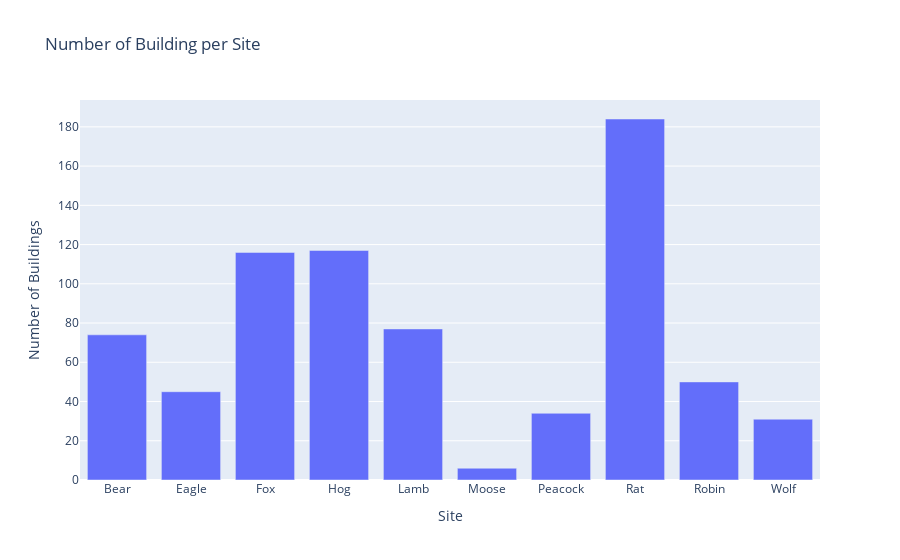

The cell this chart's notebook holds for it:
### Markdown cell above
### Investigate data by site

### Code cell
site_counts_df = site_counts.reset_index()
site_counts_df.columns = ['Site', 'Number of Buildings']
fig = px.bar(site_counts_df, x='Site', y = 'Number of Buildings', title = 'Number of Building per Site')
fig.show()

### Figure 1 — Plotly figure (JSON) as saved in the notebook; plotly's stock layout.template omitted (floating-point values rounded to 4 significant figures)
{"data": [{"hovertemplate": "Site=%{x}<br>Number of Buildings=%{y}<extra></extra>", "legendgroup": "", "marker": {"color": "#636efa", "pattern": {"shape": ""}}, "name": "", "orientation": "v", "showlegend": false, "textposition": "auto", "type": "bar", "x": ["Bear", "Eagle", "Fox", "Hog", "Lamb", "Moose", "Peacock", "Rat", "Robin", "Wolf"], "xaxis": "x", "y": [74, 45, 116, 117, 77, 6, 34, 184, 50, 31], "yaxis": "y"}], "layout": {"barmode": "relative", "legend": {"tracegroupgap": 0}, "title": {"text": "Number of Building per Site"}, "xaxis": {"anchor": "y", "domain": [0, 1], "title": {"text": "Site"}}, "yaxis": {"anchor": "x", "domain": [0, 1], "title": {"text": "Number of Buildings"}}}}
